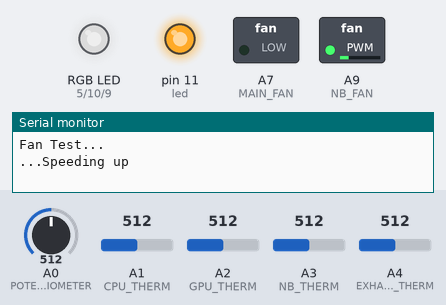
The sketch below on a simulated Teensy 4. On the bench: switched loads named in the sketch (green lamp = pin HIGH), an RGB LED mixed from three pins (HIGH = lit), output pins drawn as LEDs (lit = HIGH), the last lines printed to the serial monitor. The test bench sets the inputs (shaded band); at power-on: A0 (POTENTIOMETER) = 512, A1 (CPU_THERM) = 512, A2 (GPU_THERM) = 512, A3 (NB_THERM) = 512, A4 (EXHAUST_THERM) = 512. Dim RGB values are drawn brighter than linear.

Above: at 0.1 s.
At 16.6 s:
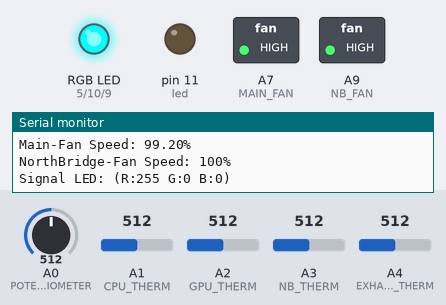
16.7 s: A0 (POTENTIOMETER) set to 214
18.2 s: A0 (POTENTIOMETER) set to 191
At 18.6 s:
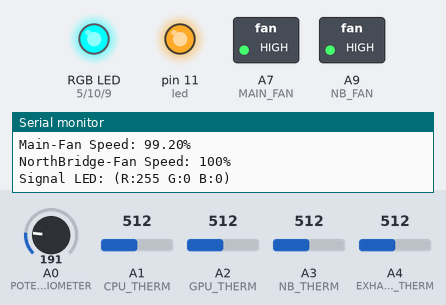
Timing chart, 0 to 26.2 s (numbered marks = the images above; inputs shaded):
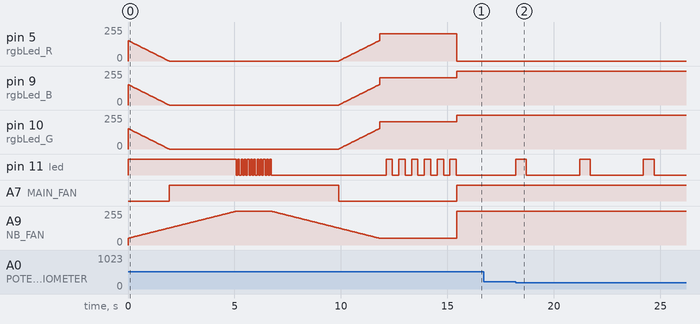

The sketch:

PS3_FanController.ino
```cpp
//Fan Controller designed for ps3
//Pinout is currently set to be compatible with a teensy 2.0 microcontroller

//uncomment for a more aggressive fan tuning: useful on systems which have been reflowed for repair
//#define AGGRESSIVE

#include "Temperatures.h"
//298.15f
//unique thermistor defines
#define CANTHERM_MF52_100k 4150.0f,298.25f,100000.0f //B,T0,R0 //just estimating t0 value, couldn't find in datasheet so I changed it until the resulting temperature matched an IR thermometer
#define R_Balance 10000 //10k ohm resistor in series

//Thermistors
#define CPU_THERM A1
#define GPU_THERM A2
#define NB_THERM A3
#define EXHAUST_THERM A4

Temperatures tempObj;

//potentiometer
#define POTENTIOMETER A0
int pos; //for potentiometer value

//Fans
#define MAIN_FAN A7
#define NB_FAN A9 //northbridge
float percent = 0.0f;
int percent1 = 100; //default speed for northbridge fan
#define MAX_PMW 253 //we use 253 instead of 255 to limit the fans to about 99.2 percent to be safe

const int led = 11;
bool ledHIGH = true;
const int rgbLed_R = 5;
const int rgbLed_G = 10;
const int rgbLed_B = 9;
int redVal;
int blueVal;
int greenVal;

#ifdef AGGRESSIVE
const float MAX_TEMP = 58.0f; //degrees celcius when system is considered hot
const float CURVE_START_TEMP = 26.0f;
const float TARGET_TEMP = 39.0f;
const int FAN_LOW = 35; //Fans can't be set lower than 35%
#else
const float MAX_TEMP = 70.0f; //degrees celcius when system is considered hot
const float CURVE_START_TEMP = 35.0f;
const float TARGET_TEMP = 50.0f;
const int FAN_LOW = 20; //Fans can't be set lower than 20%
#endif
int FAN_CALCULATED_MIN = 20; //20% default minimum calculated fan speed

float testTemp; //code controlable value for testing parts of the program
bool tTempIncr;

bool isHot = false; //true if temps exceed MAX_TEMP

enum MODE{
  AUTO = 0,
  MANUAL
};

enum THERMISTORS{
  CPU = 0,
  GPU,
  NB,
  EXHAUST
};

bool ctrlMode;

void setup(){
  Serial.begin(9600);
  pinMode(MAIN_FAN, OUTPUT);
  pinMode(NB_FAN, OUTPUT);

  pinMode(led, OUTPUT);

  pinMode(rgbLed_R, OUTPUT);
  pinMode(rgbLed_G, OUTPUT);
  pinMode(rgbLed_B, OUTPUT);
  digitalWrite(rgbLed_R, HIGH);
  digitalWrite(rgbLed_G, HIGH);
  digitalWrite(rgbLed_B, HIGH);

  ctrlMode = AUTO;
  //ctrlMode = MANUAL;

  testTemp = 20.0f;
  tTempIncr = true;

  fanTest();
  tempObj.calcTemps(CANTHERM_MF52_100k,R_Balance); //do once before main loop
}

unsigned long serialTimer = millis(); //used for timing debug output
unsigned long tempTimer = millis(); //used for time between polling for temps
unsigned long ledTimer = millis(); //used to time led pulses
unsigned long toggleTime = millis(); //used for time between switching modes
unsigned long testTimer = millis(); //used for updating test temperature

void loop()
{
  unsigned long currentTime = millis();

  //calculate temperatures
  if(currentTime >= tempTimer)
  {
    tempTimer = millis()+250; //every .25 seconds
    tempObj.calcTemps(CANTHERM_MF52_100k,R_Balance);
  }

  //switch modes if the potentiometer is dialed way down
  if(analogRead(POTENTIOMETER) <= 200 && currentTime >= toggleTime)
   {
   toggleTime = millis()+3000; //wait 3 seconds before we can switch modes again
   digitalWrite(led, HIGH);
   delay(500);
   digitalWrite(led, LOW);
   ctrlMode = !ctrlMode;
   }

  setFans();
  setRgbLed();

  //To test isHot() set to true after 1 minute
  //if(currentTime >= 60000)
  //isHot = true;

  //output serial info every 2 seconds
  if(currentTime >= serialTimer)
  {
    serialTimer = millis()+2000;
    if(isHot)
      Serial.println("\nWARNING: SYSTEM HOT!");
    Serial.print("\nControl Mode: ");
    if(ctrlMode == AUTO)
      Serial.println("Automatic");
    else
      Serial.println("Manual");
    Serial.print("\nCPU Temp: ");
    Serial.print(tempObj.getTemp(CPU));
    Serial.println("*C");
    Serial.print("GPU Temp: ");
    Serial.print(tempObj.getTemp(GPU));
    Serial.println("*C");
    Serial.print("NB Temp: ");
    Serial.print(tempObj.getTemp(NB));
    Serial.println("*C");
    Serial.print("Exhaust Air: ");
    Serial.print(tempObj.getTemp(EXHAUST));
    Serial.println("*C");
    Serial.print("Main-Fan Speed: ");
    Serial.print(percent);
    Serial.println("%");
    Serial.print("NorthBridge-Fan Speed: ");
    Serial.print(percent1);
    Serial.println("%");
    //Serial.print(currentTime);
    //Serial.print("\nTest Temp: "); Serial.print(testTemp); Serial.println("*C");
    Serial.print("Signal LED: (R:");
    Serial.print(redVal);
    Serial.print(" G:");
    Serial.print(greenVal);
    Serial.print(" B:");
    Serial.print(blueVal);
    Serial.println(")");
  }
  //flash the led if system is hot
  if(isHot)
  {
    if(currentTime >= ledTimer)
    {
      ledTimer = millis()+50;
      digitalWrite(led, ledHIGH);
      ledHIGH = !ledHIGH; //toggle led on or off
    }
  }
}

int pwmFromPercent(int inPercent)
{
  return 255 * ((float)inPercent / 100);
}

void fanTest()
{
  Serial.println("Fan Test...");
  //Fan Test
  digitalWrite(led, HIGH);
  Serial.println("...Speeding up");
  int lowSpeed = pwmFromPercent(FAN_LOW);
  for(int i = lowSpeed; i <= MAX_PMW; i++)
  {
    analogWrite(MAIN_FAN, i);
    analogWrite(NB_FAN, i);
    //Fade signal LED White during fan test
    analogWrite(rgbLed_R, 255-i*2);
    analogWrite(rgbLed_G, 255-i*2);
    analogWrite(rgbLed_B, 255-i*2);
    delay(25);
  }
  //pulse led quickly while at fastest setting
  Serial.println("...Fastest Setting!  99.2 %");
  for(int t = 0; t <= 10; t++)
  {
    digitalWrite(led, LOW);
    delay(75);
    digitalWrite(led, HIGH);
    delay(75);
  }
  digitalWrite(led, LOW);
  Serial.println("...Slowing down");
  for(int i = MAX_PMW; i >= lowSpeed; i--)
  {
    analogWrite(MAIN_FAN, i);
    analogWrite(NB_FAN, i);
    //Fade signal LED White during fan test
    analogWrite(rgbLed_R, 255-i*2);
    analogWrite(rgbLed_G, 255-i*2);
    analogWrite(rgbLed_B, 255-i*2);
    delay(25);
  }
  //pulse led slowly while at slowest setting
  Serial.print("...Slowest Setting!  ");
  Serial.print(FAN_LOW);
  Serial.println("%");
  analogWrite(rgbLed_R, 204);
  analogWrite(rgbLed_G, 204);
  analogWrite(rgbLed_B, 204);
  for(int t = 0; t <= 5; t++)
  {
    digitalWrite(led, LOW);
    delay(300);
    digitalWrite(led, HIGH);
    delay(300);
  }
  digitalWrite(led, LOW);
  Serial.println("...done\n");
}

void setFans()
{
  //we want to control the main fan based on the highest temperature
  float hT = tempObj.getHighestTemp();

  //uncomment to use testTemp
  //hT = testTemp;

  //if temp isn't too hot
  if(hT <= MAX_TEMP)
    isHot = false;


  int mappedSpeed = map(hT, CURVE_START_TEMP, MAX_TEMP, FAN_LOW, 100);

  FAN_CALCULATED_MIN = mappedSpeed;
  if(mappedSpeed > 100);
    mappedSpeed = 100;

  /* If using separate northbridge fan
  float nbTemp = tempObj.getTemp(NB);

  //control the nbFan based on nb temp
   if(nbTemp <= 40)
   percent1 = 50;
   else if(nbTemp >= 41 && nbTemp <= 45)
   percent1 = 65;
   else if(nbTemp >= 46 && nbTemp <= 50)
   percent1 = 80;
   else if(nbTemp >= 51)
   percent1 = 100;
   */  //^^ just leave at 100

  if(ctrlMode == AUTO)
  {
    //set main fan according to temperature (slightly higher than FAN_CALCULATED_MIN)
    percent = FAN_CALCULATED_MIN + 10;
    if(percent > 99.2)
      percent = 99.2;

    int pmw = (percent*255)/100;
    int pmw1 = (percent1*255)/100;
    analogWrite(MAIN_FAN, pmw);
    analogWrite(NB_FAN, pmw1);
  }
  else if(ctrlMode == MANUAL)
  {
    pos = analogRead(POTENTIOMETER); //read value from potentiometer
    //Serial.println(pos);
    percent = (pos*100)/1000;
    if(percent > 99.2)
      percent = 99.2;
    if(percent < FAN_CALCULATED_MIN)
      percent = FAN_CALCULATED_MIN;
    //Serial.println(percent);
    int pmw = (percent*255)/100;
    int pmw1 = (percent1*255)/100;
    //Serial.println(pmw);
    //Serial.println("\n");
    analogWrite(MAIN_FAN, pmw);
    analogWrite(NB_FAN, pmw1);
  }
}

void setRgbLed()
{
  //we want to fade the RBG LED based on the highest temperature
  // Blue=>Green::Cool=>Warm  Green=>Red::Warm=>Hot
  float hT = tempObj.getHighestTemp();

  //uncomment to use testTemp
  //hT = testTemp;

  //define operating temp range and caculate PMW values
  if(hT <= CURVE_START_TEMP)
  {
    redVal = 0;
    greenVal = 0;
    blueVal = 255;
  }
  else if(hT > MAX_TEMP)
  {
    redVal = 255;
    greenVal = 0;
    blueVal = 0;
  }
  else if(hT >= CURVE_START_TEMP + 0.01 && hT <= TARGET_TEMP) //fade from blue to green
  {
    float p = ((hT - CURVE_START_TEMP + 0.01)*100)/(TARGET_TEMP - CURVE_START_TEMP + 0.01);
    greenVal = (p*255)/100;
    blueVal = 255 - greenVal;
    redVal = 0;
  }
  else if(hT >= TARGET_TEMP + 0.01 && hT <= MAX_TEMP) //fade from green to red
  {
    float p = ((hT-TARGET_TEMP + 0.01)*100)/(MAX_TEMP - TARGET_TEMP + 0.01);
    redVal = (p*255)/100;
    greenVal = 255 - redVal;
    blueVal = 0;
  }

  //write pins
  analogWrite(rgbLed_R, 255 - redVal);
  analogWrite(rgbLed_G, 255 - greenVal);
  analogWrite(rgbLed_B, 255 - blueVal);
}
```

Temperatures.cpp
```cpp
#include "Temperatures.h"
#include <arduino.h>
#include <math.h>

#define CPU_THERM A1
#define GPU_THERM A2
#define NB_THERM A3
#define EXHAUST_THERM A4

//10k resistor actual measured values
//IMPORTANT: These values should be changed based on readings you take yourself from the balance resistors you're using
//This will allow for a more accurate temperature calculation
#define R_BalanceCPU 9830
#define R_BalanceGPU 9840
#define R_BalanceNB 9860
#define R_BalanceEXHAUST 9820

Temperatures::Temperatures(){
  temperatures[0] = 0.00; //cpu
  temperatures[1] = 0.00; //gpu
  temperatures[2] = 0.00; //northbridge
  temperatures[3] = 0.00; //exhaust
}

Temperatures::~Temperatures(){
	//dtor
}

float Temperatures::getTemp(int chip)
{
  return temperatures[chip];
}

void Temperatures::calcTemps(float B, float T0, float R0, float R_Balance)
{
  //loop for each thermistor
  for(int i = 0; i <= 3; i++)
  {
    float resistance = 0.0f;
    //take an average of 20 readings from each thermistor
    for(int a = 1; a <= 20; a ++)
    {
      switch(i){
        case 0:
        {
          resistance += analogRead(CPU_THERM);
          break;
        }
        case 1:
        {
          resistance += analogRead(GPU_THERM);
          break;
        }
        case 2:
        {
          resistance += analogRead(NB_THERM);
          break;
        }
        case 3:
        {
          resistance += analogRead(EXHAUST_THERM);
          break;
        }
        default:
          break;
      }
    }
    resistance = resistance/20;

    //calculate temperature
    float R,T;

    //using absolute 10k resistor values
    //R=1024.0f*10000/resistance-R_Balance;
    //using actual measured values
    switch(i){
      case 0:
        {
          R=1024.0f*10000/resistance-R_BalanceCPU;
          break;
        }
        case 1:
        {
          R=1024.0f*10000/resistance-R_BalanceGPU;
          break;
        }
        case 2:
        {
          R=1024.0f*10000/resistance-R_BalanceNB;
          break;
        }
        case 3:
        {
          R=1024.0f*10000/resistance-R_BalanceEXHAUST;
          break;
        }
        default:
          break;
    }
    T=1.0f/(1.0f/T0+(1.0f/B)*log(R/R0));

    temperatures[i] = T-273.15f; //degrees celcius
  }
}

float Temperatures::getHighestTemp()
{
  float highestTemp = 0.00f;
  for(int i = 0; i <= 3; i++)
  {
    float currentRead = getTemp(i);
    if(currentRead > highestTemp)
      highestTemp = currentRead;
  }
  return highestTemp;
}
```

Temperatures.h
```cpp
/***********************************************************************
 //  Temperatures
 ***********************************************************************/

class Temperatures
{
public:
  Temperatures();
  ~Temperatures();

  float getTemp(int chip);
  void calcTemps(float B, float T0, float R0, float R_Balance);
  float getHighestTemp();
private:
  float temperatures[4];
};
```

Measured:
- the behaviour switches between 201 and 200 on A0 (POTENTIOMETER) (found by bisection; images 1 and 2)
- after the input at 18.2 s, pin 11 (led): alternates HIGH for 0.50 s and LOW for 2.5 s, starting at once
